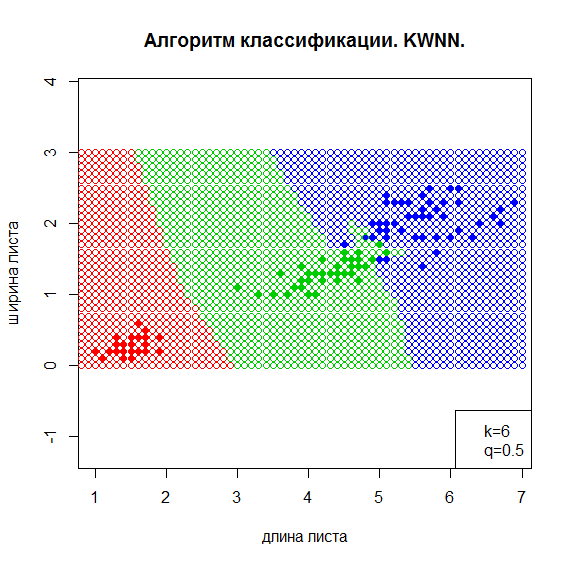

Generate this figure with R:
colors <- c("setosa" = "red", "versicolor" = "green3", "virginica" = "blue")
plot(iris[, 3:4], pch = 21, bg = colors[iris$Species], col = colors[iris$Species], asp = 1,
     main = "Алгоритм классификации. kwNN.", xlab = "длина листа", ylab = "ширина листа" )

euclideanDistance <- function(u, v) {
  sqrt(sum((u - v)^2))
}

k <- 6
q <- 0.5 # для начала

xl <- iris[, 3:5]
l <- dim(xl)[1] 
n <- dim(xl)[2] - 1

OY<-seq(from=0.0, to=3.0, by=0.1)## расстояние расположения точек по OY, от 0 до 3 с шагом 0,1
OX<-seq(from=0.0, to=7.0, by=0.1)## расстояние расположения точек по OX, от 0 до 7 с шагом 0,1

for(i in OX) {
  for(j in OY) {
    z <- c(i, j)
    distances <- matrix(NA, l, 2)# расстояния от классифицируемого объекта u до каждого i-го соседа 
    for(p in 1:l) {
      distances[p, ] <- c(p, euclideanDistance(xl[p, 1:n], z))
    }
    orderedxl <- xl[order(distances[ , 2]), ]# сортировка расстояний
    weights <- c(NA)# подсчёт весов для каждого i-го объекта
    for(t in 1:l) {
       weights[t] <- q^t #весовая функция
    }
    orderedxl_weighted <- cbind(orderedxl, weights)# создаем матрицу, которая с помощью cbind объединяет массивы расстояний и весов 
    classes <- orderedxl_weighted[1:k, (n + 1):(n + 2)] # получаем классы с именами первых k ближайших соседей и их веса
    sumSetosa <- sum(classes[classes$Species == "setosa", 2])
    sumVersicolor <- sum(classes[classes$Species == "versicolor", 2])
    sumVirginica <- sum(classes[classes$Species == "virginica", 2])
    answer <- matrix(c(sumSetosa, sumVersicolor, sumVirginica), 
                  nrow = 1, ncol = 3, byrow = TRUE, list(c(1), c('setosa', 'versicolor', 'virginica')))#матрица имен классов и их сумм весов, которая заполняется по строкам
    points(z[1], z[2],  pch = 21, col = colors[which.max(answer)], asp=1) #закрашиваем точки в тот цвет класса, чей вес максимальный
  }
}

legend("bottomright", c("k=6", "q=0.5"))
